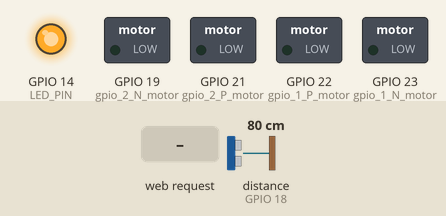
The sketch below on a simulated ESP32. On the bench: switched loads named in the sketch (green lamp = pin HIGH), output pins drawn as LEDs (lit = HIGH). The inputs (shaded band) are chosen by the test bench; at power-on: distance to the obstacle (sensor on GPIO 18) 80 cm. The echo pulse lasts 58.3 µs per cm; WiFi joins after 1.5 s; servers stay silent unless stated; what the sketch prints to the serial monitor is not drawn.

Above: at 2.8 s.
2.9 s: distance to the obstacle (sensor on GPIO 18) set to 32 cm
4.4 s: distance to the obstacle (sensor on GPIO 18) set to 27 cm
At 4.8 s:
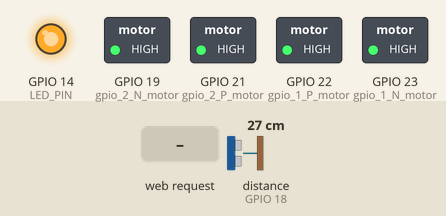
6.0 s: HTTP request GET /T received
At 7.2 s:
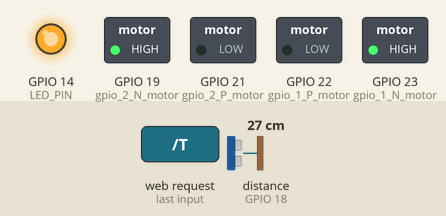
7.5 s: HTTP request GET /D received
At 8.3 s:
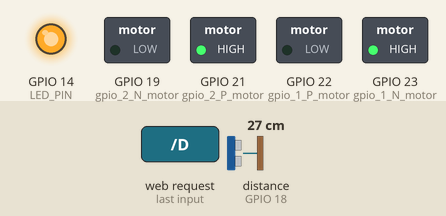
9.0 s: HTTP request GET /E received
At 9.3 s:
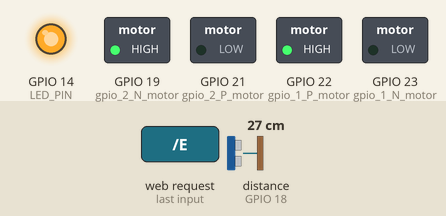
Timing chart, 0 to 11.5 s (numbered marks = the images above; inputs shaded):
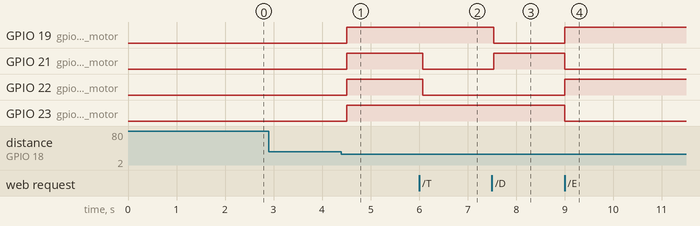

The sketch:

esp_wifiserver.ino
```cpp
#include <WiFi.h>
#include <HCSR04.h>

#define gpio_1_N_motor      23
#define gpio_1_P_motor      22
#define gpio_2_N_motor      19
#define gpio_2_P_motor      21

#define LED_PIN   14
#define PIN_TRIGGER   5
#define PIN_ECHO      18
#define MIN_DIST      30

bool found_obstacle = false;
const char* ssid = "Marcelo's Galaxy M32";
const char* password = "11111111";

WiFiServer server(80);
HCSR04 hc(PIN_TRIGGER, PIN_ECHO);

void setup() {
  pinMode(gpio_1_N_motor, OUTPUT);
  pinMode(gpio_1_P_motor, OUTPUT);
  pinMode(gpio_2_N_motor, OUTPUT);
  pinMode(gpio_2_P_motor, OUTPUT);
  pinMode(LED_PIN, OUTPUT);

  Serial.begin(115200);
  delay(100);

  Serial.println();

  WiFi.begin(ssid, password);

  Serial.print("Connecting");
  while (WiFi.status() != WL_CONNECTED)
  {
    delay(500);
    Serial.print(".");
  }
  Serial.println();

  Serial.print("Connected, IP address: ");
  Serial.println(WiFi.localIP());
  digitalWrite(LED_PIN, HIGH);

  server.begin();

}

int value = 0;

void loop() {

  // Verifica distância

  if (hc.dist() < MIN_DIST) {
    Serial.print("Distancia: ");
    Serial.println( hc.dist() );
    delay(100);
    if (!found_obstacle) {
      Serial.println("Obstáculo identificado");
      digitalWrite(gpio_1_N_motor, HIGH);
      digitalWrite(gpio_1_P_motor, HIGH);
      digitalWrite(gpio_2_N_motor, HIGH);
      digitalWrite(gpio_2_P_motor, HIGH);
      found_obstacle = true;
    }
  } else {
    found_obstacle = false;
  }

  // Recebe requisição do servidor

  WiFiClient client = server.available();

  if (client) {
    String currentLine = "";
    while(client.connected()) {
      if(client.available()) {
        char c = client.read();
        if (c == '\n') {
          if (currentLine.length() == 0) { // Fim da request, envia HTTP respose
            client.println("HTTP/1.1 200 OK");
            client.println("Content-type:text/html");
            client.println();
            client.print("Comando recebido com sucesso");
            client.println();
            break;
          } else {
            Serial.println(currentLine);
            currentLine = "";
          }
        } else if (c != '\r') {
          currentLine += c;
        }

        // Aciona motores

        if(currentLine.endsWith("GET /F") && !found_obstacle) {
          Serial.println("Ligando motores pra frente");
          digitalWrite(gpio_1_N_motor, LOW);
          digitalWrite(gpio_1_P_motor, HIGH);

          digitalWrite(gpio_2_N_motor, LOW);
          digitalWrite(gpio_2_P_motor, HIGH);
          break;
        }

        if(currentLine.endsWith("GET /T")) {
          Serial.println("Ligando motores pra tras");
          digitalWrite(gpio_1_P_motor, LOW);
          digitalWrite(gpio_1_N_motor, HIGH);

          digitalWrite(gpio_2_P_motor, LOW);
          digitalWrite(gpio_2_N_motor, HIGH);
          break;
        }

        if(currentLine.endsWith("GET /D")) {
          Serial.println("Ligando motores pra direita");
          digitalWrite(gpio_1_N_motor, HIGH);
          digitalWrite(gpio_1_P_motor, LOW);

          digitalWrite(gpio_2_N_motor, LOW);
          digitalWrite(gpio_2_P_motor, HIGH);
          break;
        }

        if(currentLine.endsWith("GET /E")) {
          Serial.println("Ligando motores pra esquerda");
          digitalWrite(gpio_1_N_motor, LOW);
          digitalWrite(gpio_1_P_motor, HIGH);

          digitalWrite(gpio_2_N_motor, HIGH);
          digitalWrite(gpio_2_P_motor, LOW);
          break;
        }

        if(currentLine.endsWith("GET /S")) {
          Serial.println("Freando motores");
          digitalWrite(gpio_1_N_motor, HIGH);
          digitalWrite(gpio_1_P_motor, HIGH);

          digitalWrite(gpio_2_N_motor, HIGH);
          digitalWrite(gpio_2_P_motor, HIGH);
          break;
        }
      }
    }

    client.stop();
    Serial.println("Client disconnected.");
  }
}
```

Measured:
- the behaviour switches between 30 and 29 cm on distance to the obstacle (sensor on GPIO 18) (found by bisection; images 0 and 1)
- after the input at 2.9 s, every drawn part: stays the same
- after the input at 4.4 s, GPIO 19 (gpio_2_N_motor), GPIO 21 (gpio_2_P_motor), GPIO 22 (gpio_1_P_motor), GPIO 23 (gpio_1_N_motor): LOW → HIGH after 0.10 s
- after the input at 6.0 s, GPIO 21 (gpio_2_P_motor), GPIO 22 (gpio_1_P_motor): HIGH → LOW after 0.07 s
- after the input at 7.5 s, GPIO 19 (gpio_2_N_motor): HIGH → LOW at once; GPIO 21 (gpio_2_P_motor): LOW → HIGH at once
- after the input at 9.0 s, GPIO 19 (gpio_2_N_motor), GPIO 22 (gpio_1_P_motor): LOW → HIGH at once; GPIO 21 (gpio_2_P_motor), GPIO 23 (gpio_1_N_motor): HIGH → LOW at once
